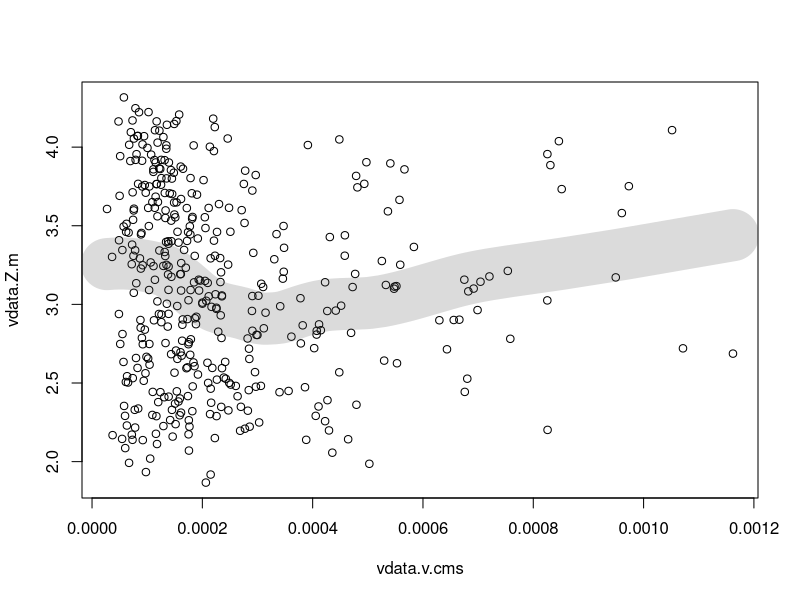
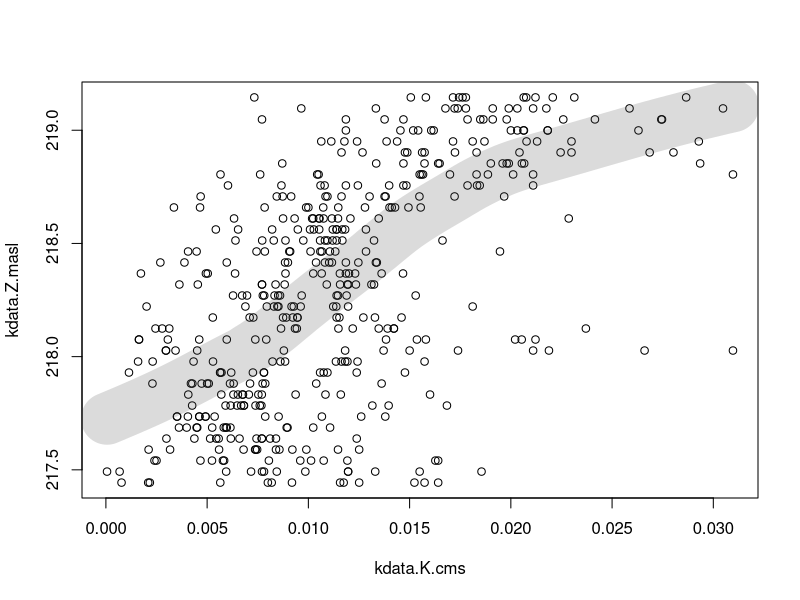

The R source for these figures, in order:
setwd("C:/Users/efang/OneDrive - University of Kansas/GEOL 503/Project")
getwd()

kdata <- read.csv("ParedDown_K.csv")
vdata <- read.csv("ParedDown_v.csv")


#Convert Vdata column from cm/d to cm/s
vdata$v.cms <- vdata$v.cmd / (24 * 3600)

#vdata xy plot with line

par(mfrow=c(1,1)) 
vdataplot <- data.frame(vdata$v.cms,vdata$Z.m)
vdataplot <- na.omit(vdataplot)
vnalin <- lowess(vdataplot)
plot(vdataplot)
lines(vnalin, col=grey(level=0.3,alpha=0.2),lwd=50)

#kdata xy plot with line

par(mfrow=c(1,1)) 
kdataplot <- data.frame(kdata$K.cms,kdata$Z.masl)
kdataplot <- na.omit(kdataplot)
knalin <- lowess(kdataplot)
plot(kdataplot)
lines(knalin,  col=grey(level=0.3,alpha=0.2),lwd=50)
